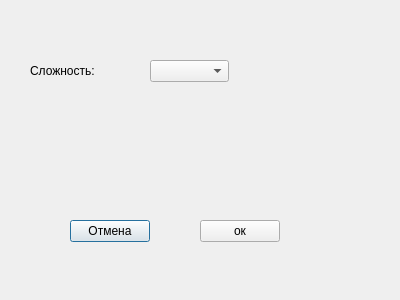
<?xml version="1.0" encoding="UTF-8"?>
<ui version="4.0">
 <class>Turning</class>
 <widget class="QDialog" name="Turning">
  <property name="geometry">
   <rect>
    <x>0</x>
    <y>0</y>
    <width>400</width>
    <height>300</height>
   </rect>
  </property>
  <property name="windowTitle">
   <string>Dialog</string>
  </property>
  <widget class="QLabel" name="label">
   <property name="geometry">
    <rect>
     <x>30</x>
     <y>60</y>
     <width>91</width>
     <height>21</height>
    </rect>
   </property>
   <property name="text">
    <string>Сложность:</string>
   </property>
  </widget>
  <widget class="QComboBox" name="comboBoxDif">
   <property name="geometry">
    <rect>
     <x>150</x>
     <y>60</y>
     <width>79</width>
     <height>22</height>
    </rect>
   </property>
  </widget>
  <widget class="QPushButton" name="ret">
   <property name="geometry">
    <rect>
     <x>70</x>
     <y>220</y>
     <width>80</width>
     <height>22</height>
    </rect>
   </property>
   <property name="text">
    <string>Отмена</string>
   </property>
  </widget>
  <widget class="QPushButton" name="ok">
   <property name="geometry">
    <rect>
     <x>200</x>
     <y>220</y>
     <width>80</width>
     <height>22</height>
    </rect>
   </property>
   <property name="text">
    <string>ок</string>
   </property>
  </widget>
 </widget>
 <resources/>
 <connections/>
</ui>
